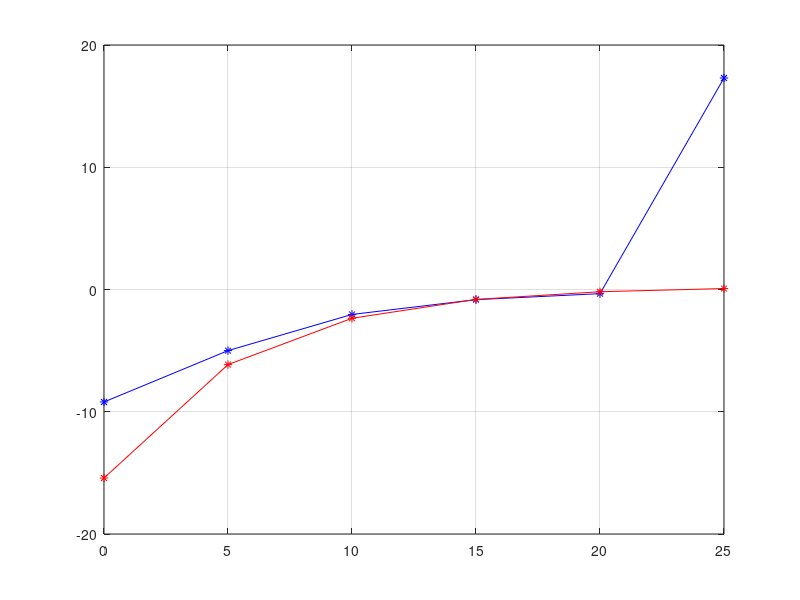

Source code (MATLAB):
%% 1. Approximate derivative of sin(x)
clc; clear; close;

f = @(x) sin(x); % Define function.
x0 = (pi/4);     % Point to evaluate function at.
h = (pi/12);     %Step size.

% 3-point backward difference
M_bckwd = [ -h, (h^2)/factorial(2);
            -2*h, 4*(h^2/factorial(2))];
b_bckwd = [f(x0-h)-f(x0);
           f(x0-(2*h))-f(x0)];

der_bckwd = M_bckwd\b_bckwd;
absErrorBckwd = abs(der_bckwd - cos(x0))/abs(cos(x0));

% 3-point forward difference
M_fwd = [h, h^2/factorial(2); 
         2*h, 4*(h^2/factorial(2))];
b_fwd = [f(x0+h) - f(x0); 
         f(x0+(2*h)) - f(x0)];

der_fwd = M_fwd\b_fwd;
absErrorFwd = abs(der_fwd - cos(x0))/abs(cos(x0));


% 3-point central difference
M_cntrl = [h, h^2/(factorial(2));
           -h, h^2/(factorial(2))];
b_cntrl = [f(x0+h) - f(x0);
           f(x0-h) - f(x0)];

der_cntrl = M_cntrl\b_cntrl;
absErrorCntrl = abs(der_cntrl - cos(x0))/(abs(cos(x0)));

%% 2. Newton's Law of Cooling
clc; clear; close;

Ta = 21;                               % deg C, ambient temperature.
T = [80, 44.5, 30, 24.1, 21.7, 20.7];  % deg C, temperature of the ball.
t = [0, 5, 10, 15, 20, 25];            % minutes, the times corresponding to the values of T.
h = t(2) - t(1);                       % Step size.

% 3 point forward difference for the first point.
DTdt = zeros(length(T), 1);
DTdt(1) = (-3*T(1) + 4*T(2) - T(3))/(2*h);

% 3 point central difference for the interior points
for i = 2:(length(T) - 1)
    DTdt(i) = (T(i+1)-T(i-1))/(2*h);
end

% 3 point backward difference for the last point
DTdt(end) = (3*T(end) + T(end-2) +4*T(end-1))/(2*h);

% 2.2 Use 'polyfit' to find the unknown parameter k.
fit = polyfit((T-Ta)', DTdt, 1);
k = -fit(1); % Unknown parameter.

% 2.3 Plot t vs. dT/dt and t vs. (T-Ta)
plot(t, DTdt, '-*b');
hold on; grid on;
plot(t, -k*(T-Ta), '-r*');